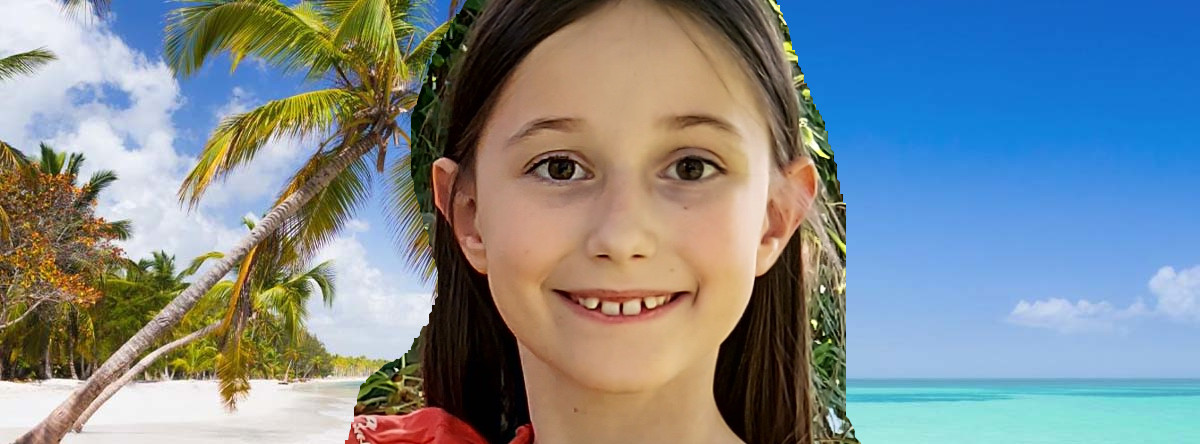
#> input picture beach2.jpg, 1200 x 444 px, given in place of the camera
$ python main_v2.py
#> lines starting #> are read from the running program, lines starting #| are printed output that depends on the picture; after the words box and inside, x2 and y2 are one past the last pixel; in counts of white or black regions, pixels touching at a corner belong together
'''
Simple cam program
'''

import cv2
import numpy as np

THRESHOLD = 25
BLUR_FACTOR = 40
SHARP_FACTOR = 0.8

SHOW_MIXED = 0
SHOW_CAM = 1
SHOW_BACKGROUND = 2
SHOW_MASK = 3
SHOW_MASK_NOISY = 4
SHOW_MASK_BLURRED = 5

FONT = cv2.FONT_HERSHEY_SIMPLEX
FONT_SCALE = 0.5
FONT_COLOR = (255, 0, 0)
FONT_THICKNESS = 2

def main(display_mode = SHOW_MIXED, treshold=THRESHOLD, blur_factor=BLUR_FACTOR, sharp_factor=SHARP_FACTOR):
    ''' main
    '''
#> called with display_mode = 0, treshold = 25, blur_factor = 40, sharp_factor = 0.8
    cap = cv2.VideoCapture(0)


    #####################################################################################
    # PREPARATION
    #####################################################################################

    # capture background from cam
    while True:
        # capture from cam
        _, image = cap.read()
#> image is the input picture: shape (444, 1200, 3); mean B, G, R 143.4, 137.9, 126
        background_image_cam = cv2.cvtColor(image, cv2.COLOR_BGR2GRAY)
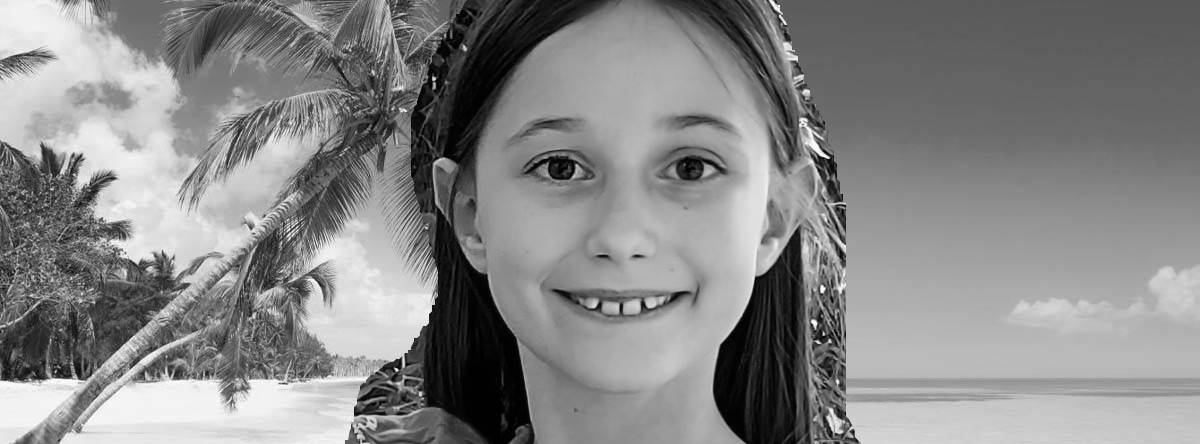
#> background_image_cam: shape (444, 1200); min 0, max 255, mean 135

        # place text on image
        txt = "GET OUT OF THE SCREEN TO CAPTURE THE BACKGROUND THEN PRESS 'SPACE'"
        cv2.putText(image, txt, (5, 25), FONT, FONT_SCALE, FONT_COLOR)
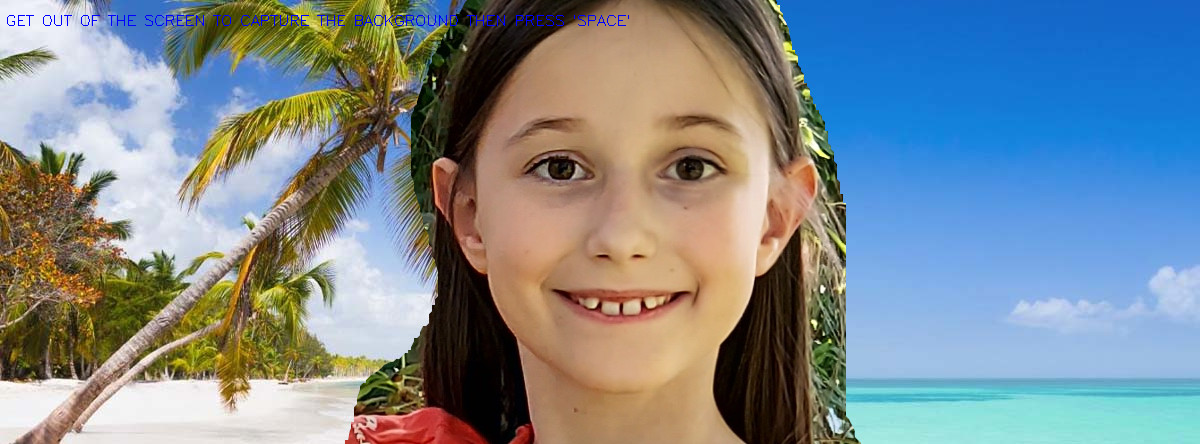
#> image: shape (444, 1200, 3); 0.26% of pixels changed, all inside (x1, y1, x2, y2) = (7, 15, 629, 26)

        # display cam image
        cv2.imshow('video', image)

        # wait for user input
        if cv2.waitKey(1) == ord(' '):
#> (key Esc is pressed here)
            break

    height, width = background_image_cam.shape
#> height = 444; width = 1200

    # load new background image and prepare it (esp. scale size)
    background_image_new = cv2.imread('VideoMagic/beach.jpg', cv2.IMREAD_GRAYSCALE)
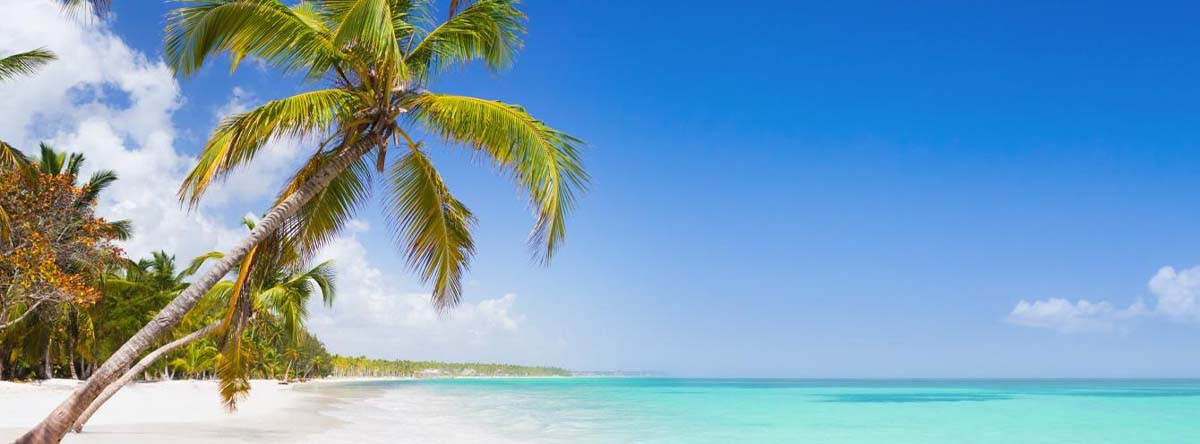
#> input picture beach.jpg, 1200 x 444 px, found by its file name
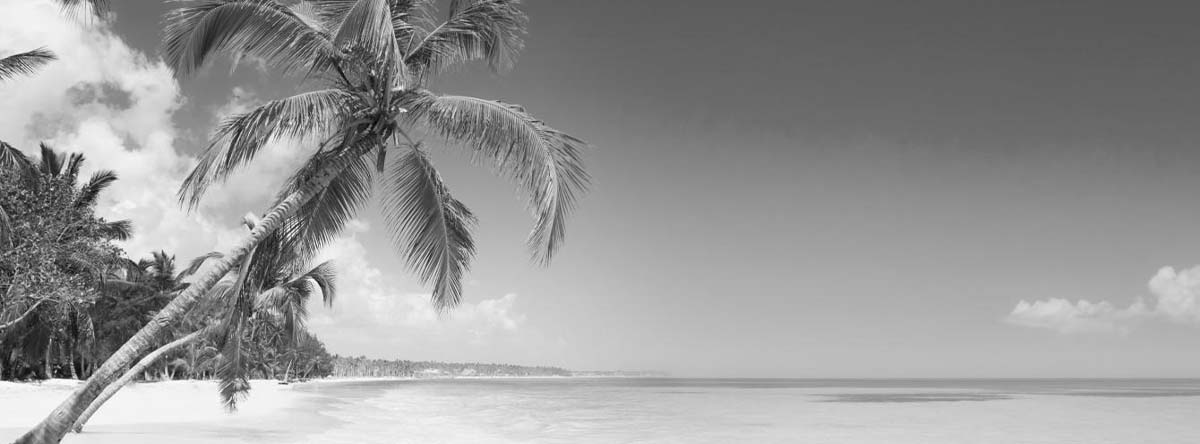
#> background_image_new: shape (444, 1200); min 0, max 255, mean 151.2
    b_height, b_width = background_image_new.shape
#> b_height = 444; b_width = 1200

    scale = width/b_width
#> scale = 1
    padding = int((height - (b_height*scale))/2)
#> padding = 0
    background_image_new = cv2.resize(background_image_new, (width, int(b_height*scale)))
    background_image_new = cv2.copyMakeBorder(background_image_new, padding+1, padding+1, 0, 0, borderType=cv2.BORDER_CONSTANT, value=0)
#> background_image_new: shape (446, 1200)

    # capture video and replace old background with new background

    while True:

        #####################################################################################
        # IMAGE MAGIC
        #####################################################################################

        _, image = cap.read()
        cam_image = cv2.cvtColor(image, cv2.COLOR_BGR2GRAY)

        # calcuate the image_mask = difference between the current cam image and the captured background image of the cam
        image_mask_noisy = np.empty([height, width])
        for y in range(height):
            for x in range(width):
                pix = abs((int)(background_image_cam[y, x])-(int)(cam_image[y, x]))
                if pix <= treshold:
                    image_mask_noisy[y,x] = True
                else:
                    image_mask_noisy[y,x] = False
#> image_mask_noisy: shape (444, 1200) float64; every value is 1

        # blur the image mask to reduce noise
        if blur_factor > 0:
            image_mask_blurred = cv2.blur(image_mask_noisy, (blur_factor, blur_factor))
        else:
            image_mask_blurred = image_mask_noisy

        # generate sharper mask from blurred mask
        image_mask = np.empty([height, width])
        for y in range(height):
            for x in range(width):
                pix = image_mask_blurred[y,x]
                if pix > sharp_factor:
                    image_mask[y,x] = True
                else:
                    image_mask[y,x] = False

        # print cam image on top of background according mask
        image_calculated = np.array(background_image_new)

        for y in range(height):
            for x in range(width):
                pix = image_mask[y, x]
                if not pix:
                    image_calculated[y, x] = cam_image[y, x]

        #####################################################################################
        # DISPLAY MODE
        #####################################################################################

        if display_mode == SHOW_CAM:
            image_calculated = cam_image
        elif display_mode == SHOW_BACKGROUND:
            image_calculated = background_image_new
        elif display_mode == SHOW_MASK:
            image_calculated = image_mask
        elif display_mode == SHOW_MASK_NOISY:
            image_calculated = image_mask_noisy
        elif display_mode == SHOW_MASK_BLURRED:
            image_calculated = image_mask_blurred

        # convert binary masks to float values
        if display_mode == SHOW_MASK or display_mode == SHOW_MASK_BLURRED or display_mode == SHOW_MASK_NOISY:
            image_calculated = np.float32(image_calculated)
        # convert image to color
        vis = cv2.cvtColor(image_calculated, cv2.COLOR_GRAY2BGR)

        # place text on image
        txt = "THRESHOLD "+str(treshold)
        cv2.putText(vis, txt, (5, 25), FONT, FONT_SCALE, FONT_COLOR)

        txt = "BLUR FACTOR "+str(blur_factor)
        cv2.putText(vis, txt, (5, 45), FONT, FONT_SCALE, FONT_COLOR)

        txt = "SHARPNESS "+str(sharp_factor)
        cv2.putText(vis, txt, (5, 65), FONT, FONT_SCALE, FONT_COLOR)
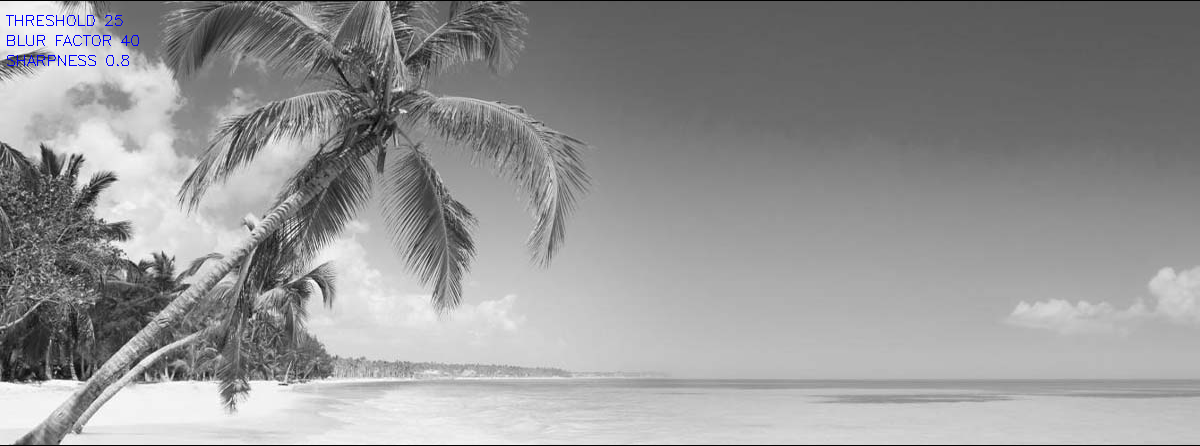
#> vis: shape (446, 1200, 3); mean B, G, R 150.6, 150.2, 150.2

        # display modified image
        cv2.imshow('video', vis)

        #####################################################################################
        # COMMANDS
        #####################################################################################

        k = cv2.waitKey(1)
#> (key Esc is pressed here)
        if k == -1:
            continue
        elif k == 27: # ESC
            break

        elif k == ord('+'):
            treshold = treshold + 5
        elif k == ord('-') and treshold >= 5:
            treshold = treshold - 5

        elif k == ord('b'):
            blur_factor = blur_factor + 5
        elif k == ord('n') and blur_factor >= 5:
            blur_factor = blur_factor - 5

        elif k == ord('s') and sharp_factor <= 0.9:
            sharp_factor = sharp_factor + 0.1
        elif k == ord('d') and sharp_factor >= 0.1:
            sharp_factor = sharp_factor - 0.1

        elif k == ord(" "):
            display_mode = SHOW_MIXED
        elif k == ord("0"):
            display_mode = SHOW_CAM
        elif k == ord("1"):
            display_mode = SHOW_MASK_NOISY
        elif k == ord("2"):
            display_mode = SHOW_MASK_BLURRED
        elif k == ord("3"):
            display_mode = SHOW_MASK

        else:
            print ("Pressed:", k) # else print its value

    cap.release()
    cv2.destroyAllWindows()


###############################################################

print ('''
    HOW-TO
    ==========================================================
    Change display mode:
    SPACE:  mixed mode
    1:      noisy image
    2:      blurred image
    3:      sharp image mask
    0:      original cam
    ----------------------------------------------------------
    +/-:    threshold
    b/n:    blur factor
    s/d:    sharpness
    ==========================================================
    ESC:    Quit Video Magic
''')

main()
